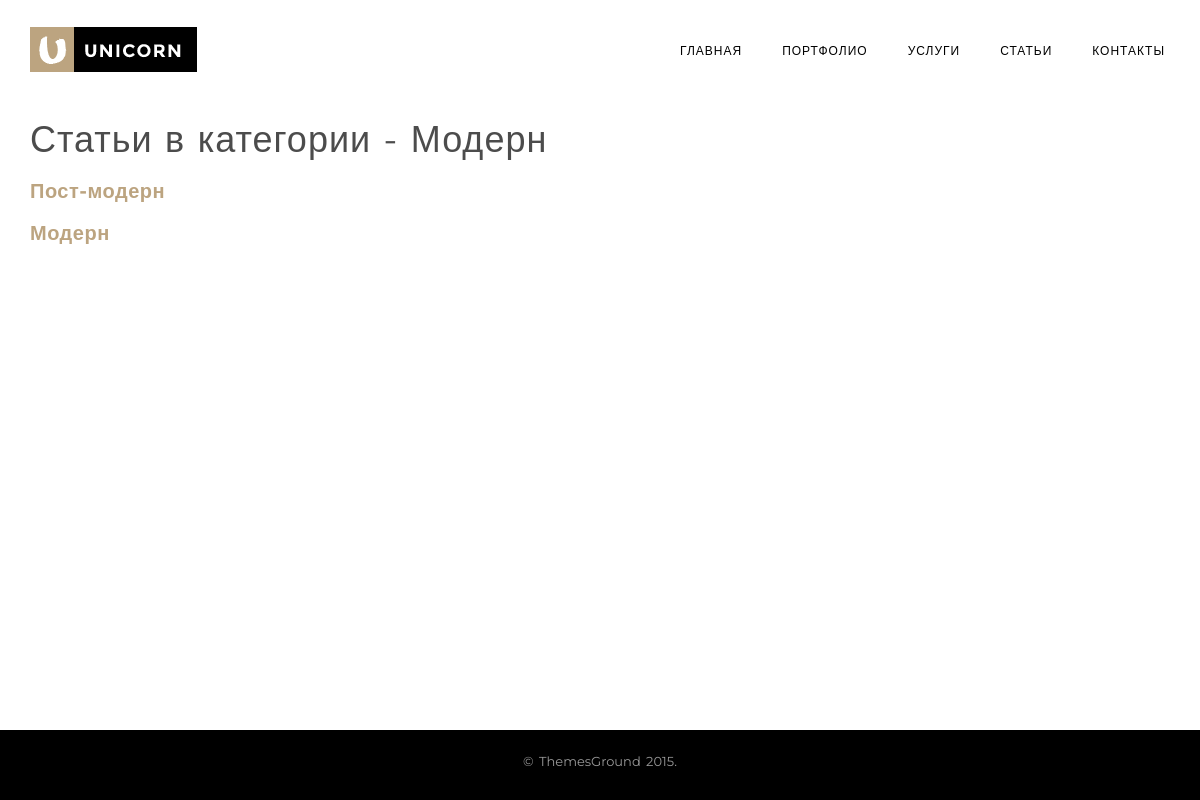
Page /category/1/ on the committed database.
### interior_app/models.py (models this page shows, shortened)
class Category(models.Model):
    name = models.CharField(max_length=100)

class Article(models.Model):
    title = models.CharField(max_length=100)
    text = models.TextField()
    pub_date = models.DateField()
    category = models.ForeignKey(Category)
    tag = models.ManyToManyField(Tag)
    class Meta:
        ordering = ['-pub_date']

### interior_app/views.py (the view)
# urls.py: url(r'^category/(?P<id>\d+)/$', 'interior_app.views.category', name='category'),
def category(request, id):
    category = Category.objects.select_related().get(id=id)
    articles = category.article_set.all()
    context = {"articles": articles, "category": category}
    return render(request, 'articles_by_category.html', context)

### templates/articles_by_category.html (shortened to what this page needs)
{% extends 'base.html' %}
{% load staticfiles %}
{% block blog %}
<div class="container articles_by_category">
	<h1>Статьи в категории - {{ category.name }}</h1>
	{% for article in articles %}
		<h3><a href="/blog/{{ article.id }}">{{ article.title }}</a></h3>
	{% endfor %}
</div>
{% endblock blog %}

### static_in_pro/our_static/css/style.css (style rules this page uses)
body { font-family: 'Montserrat', sans-serif; color: #808080; font-weight: 400; font-size: 14px; line-height:1.7em; word-spacing: 2px; -webkit-font-smoothing: antialiased; background:#fff }
a { color: #bca480; text-decoration: none !important; -webkit-transition: color 0.3s; transition: color 0.3s; }
h1, h2, h3, h4, h5, h6 { font-family:'Montserrat', sans-serif; color: #4c4c4c; letter-spacing: 1px; font-weight: 400; }
h3 { font-size:20px; letter-spacing: 0.5px; font-weight:bold }

### static_in_pro/our_static/css/mycss.css (style rules this page uses)
.portfolio_page, .article_page, .search_result, .articles_by_category, .articles_by_tag { margin-top: 100px; margin-bottom: 30px; }

### rows in the picture
Category: name "Модерн"
Article: title "Пост-модерн"
Article: title "Модерн"
